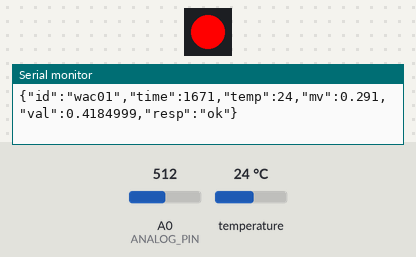
Bench run of a program on a simulated Arduino Micro, built with avr-gcc and run on an emulated ATmega32U4. Shown: 1 RGB LEDs in strip order, left to right, the last lines printed to the serial monitor. The inputs (shaded band) are chosen by the test bench; at power-on: A0 (ANALOG_PIN) = 512, temperature 24 °C.

Above: at 1.7 s.
1.8 s: A0 (ANALOG_PIN) set to 802
At 5.4 s:
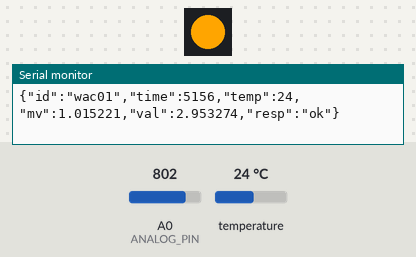
5.7 s: A0 (ANALOG_PIN) set to 836
At 7.9 s:
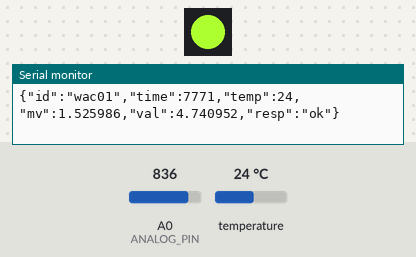
Timing chart, 0 to 26.7 s (numbered marks = the images above; inputs shaded):
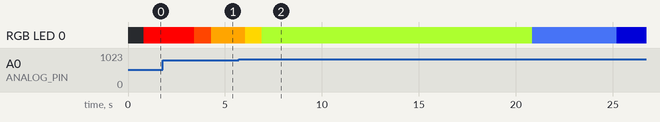

Measured:
- the behaviour switches between 818 and 819 on A0 (ANALOG_PIN) (found by bisection; images 1 and 2)

The program:

main.cpp
```cpp
#include <Arduino.h>
#include <ArduinoJson.h>
#include <SoftwareSerial.h>
#include <OneWire.h>
#include <DallasTemperature.h>
#include <FastLED.h>


/*----------------
    Defines
-----------------*/
#define SENSOR_PH_1    1 // sensor ph gravity
#define SENSOR_PH_2    2 // sensor ph gravity  lab
#define SENSOR_PH_3    3 // sensor ph aliexpres
#define SENSOR_PH_OPR  4 // sensor ph gravity
#define SENSOR_DO_1    5 // sensor DO atlas scientific
#define SENSOR_DO_2    6 // sensor DO gravity
#define SENSOR_NO3     7 // sensor NO3 aliexpress

#define ANALOG_PIN   A0
#define DOTX         A1 // sensor DO atlas scientific
#define DORX         A2 // sensor DO atlas scientific
#define LED_PIN      A3// on board led
#define TEMP_PIN     6
#define RGB_PIN      4

#define N_SAMPLES   10
#define BAUDRATE    9600
#define SAMPLE_TIME 100
#define RESET       asm("jmp 0x0000")
#define VERSION     "V 1.0.1" // Version (mayor, minor, patch, build)

#define NUM_LEDS  1


#define MV_OFFSET 0.6
#define MV_M      3.5

#define DEBUG     1

#define IDLE    0
#define RUNNING 1

//----------------------------
//    Instances
//----------------------------
const size_t capacity_rx = JSON_OBJECT_SIZE(5) + 50;
DynamicJsonDocument doc_rx(capacity_rx);
const char* json_rx = "{\"cmd\":\"mode\",\"arg\":1}";
DeserializationError error_rx;


SoftwareSerial Serial_DO(DOTX,DORX);
OneWire ow(TEMP_PIN);              //bus de onewire
DallasTemperature temp_sens(&ow); //sensor de temperatura
CRGB rgb_strip[NUM_LEDS];         //RGB strip


/*----------------
    VARIABLES
----------------*/
//Parse var
const char* cmd;
int arg = 0;

//Sensor variables
int val_raw       = 0;
float val_avr     = 0.0;
float val_sensor  = 0.0;
float val_mv      = 0.0;

float m = MV_M;
float n = MV_OFFSET;

float temp        = 0.0;
float temp_avr    = 0.0;

String do_string = "";
bool sensor_string_complete= false;

const char* response = "ok";

int state           = RUNNING;
long sample_time    = SAMPLE_TIME;
uint8_t sensor_type = SENSOR_PH_1;

/*----------------
    FUNCTIONS
----------------*/
void getDOAtlas();
void getAnalogSensor();
void getTemp();
void readSensors();
void pubSensors();
void setSensorType(uint8_t new_type);
void setSampleTime(long new_time);
void setOffset(float new_n);
void setSlope(float new_m);
void processCmd();
void updateColor(int val);

void setup()
{
  Serial.begin(9600);
  delay(10);
  Serial_DO.begin(9600);
  do_string.reserve(30);
  delay(10);

  FastLED.addLeds<NEOPIXEL,RGB_PIN>(rgb_strip,NUM_LEDS);
  pinMode(RGB_PIN,OUTPUT);

  temp_sens.begin();
}

void loop()
{
  readSensors();
  updateColor(int(val_sensor));
  pubSensors();
  delay(sample_time);
  if( Serial.available() > 0 ){ processCmd(); }
}

void readSensors()
{
  if(sensor_type == SENSOR_DO_1 ) { getDOAtlas();}
  else{ getAnalogSensor();}
  getTemp();
  response = "ok";
}

void updateColor(int val)
{
  int v = constrain(val, 0, 15);
  switch (v) {
    case 0:
      rgb_strip[0] = CRGB::Red;
      break;
    case 1:
      rgb_strip[0] = CRGB::OrangeRed;
      break;
    case 2:
      rgb_strip[0] = CRGB::Orange;
      break;
    case 3:
      rgb_strip[0] = CRGB::Gold;
      break;
    case 4:
      rgb_strip[0] = CRGB::GreenYellow;
      break;
    case 5:
      rgb_strip[0] = CRGB::GreenYellow;
      break;
    case 6:
      rgb_strip[0] = CRGB::GreenYellow;
      break;
    case 7:
      rgb_strip[0] = CRGB::GreenYellow;
      break;
    case 8:
      rgb_strip[0] = CRGB::GreenYellow;
      break;
    case 9:
      rgb_strip[0] = CRGB::GreenYellow;
      break;
    case 10:
      rgb_strip[0] = CRGB::RoyalBlue;
      break;
    case 11:
      rgb_strip[0] = CRGB::DarkBlue;
      break;
    case 12:
      rgb_strip[0] = CRGB::DarkSlateBlue;
      break;
    case 13:
      rgb_strip[0] = CRGB::DarkOrchid;
      break;
    case 14:
      rgb_strip[0] = CRGB::Indigo;
      break;
    default:
      rgb_strip[0] = CRGB::Black;
      break;
  }
  FastLED.show();
}

void pubSensors()
{

  StaticJsonDocument<128> doc_tx;

  doc_tx["id"]    = "wac01";
  doc_tx["time"]  = millis();
  doc_tx["temp"]  = temp;
  doc_tx["mv"]    = val_mv;
  doc_tx["val"]   = val_sensor;
  doc_tx["resp"]  = response ;

  String json;
  serializeJson(doc_tx, json);
  Serial.println(json);
  Serial.println("");

}

void getAnalogSensor()
{
  val_raw =   analogRead(ANALOG_PIN);
  val_avr = val_avr*0.94 + val_raw*0.06;

  val_mv      = 5.0 * ( val_avr/ 1024.0);
  val_sensor  = MV_M*val_mv-MV_OFFSET;
  if(val_sensor < 0){ val_sensor = 0; }

}

void getDOAtlas()
{
    while (Serial_DO.available() > 0 && !sensor_string_complete)
    {                                                  //if we see that the Atlas Scientific product has sent a character
      char inchar = (char)Serial_DO.read();              //get the char we just received
      do_string += inchar;                           //add the char to the var called sensorstring
      if (inchar == '\r')
      {                                                //if the incoming character is a <CR>
        sensor_string_complete = true;                 //set the flag
        if(DEBUG) Serial.println(do_string);
      }
    }
    if (sensor_string_complete == true)
    {
      if (isdigit(do_string[1]))
      {
        if(DEBUG)Serial.println(do_string.toFloat());
        val_sensor = do_string.toFloat();
      }
      do_string = "";                                //clear the string
      sensor_string_complete = false;
    }
                     //reset the flag used to tell if we have received a completed string from the Atlas Scientific product
}

void getTemp()
{
  //Serial.print("getting temp: ");
  temp_sens.requestTemperatures();
  temp  = temp_sens.getTempCByIndex(0);
  //Serial.println(t);
  if (isnan(temp)){temp = 0.0;}

}

void setOffset(float new_n)
{
  n = new_n;
  response = "n_ok";
}

void setSlope(float new_m)
{
  m = new_m;
  response = "m_ok";
}

void setSampleTime(long new_time)
{
  sample_time = new_time;
}

void setSensorType(uint8_t new_type)
{
  sensor_type = new_type;
  response = "type_ok";
}

void processCmd()
{
  //check for error
  error_rx = deserializeJson(doc_rx, Serial);
  if (error_rx && DEBUG)
  {
    Serial.println("testing");
    Serial.print(F("deserializeJson() failed: "));
    Serial.println(error_rx.c_str());
    return;
  }

  //parsing incoming msg
  cmd = doc_rx["cmd"];
  arg = doc_rx["arg"];
  //Serial.println("Mensaje recibido");
  //prossesing incoming command
  if(strcmp(cmd,"offset")==0)
  {
    setOffset(float(arg));
    pubSensors();
  }
  else if(strcmp(cmd,"slope")==0)
  {
    setSlope(float(arg));
    pubSensors();
  }
  else if(strcmp(cmd,"time")==0)
  {
    setSampleTime(long(arg));
    pubSensors();
  }
  else if(strcmp(cmd,"type")==0)
  {
    setSensorType(uint8_t(arg));
    pubSensors();
  }
  else if(strcmp(cmd,"reset")==0)
  {
    RESET;
  }
  else
  {
    if(DEBUG){Serial.println("Command not valid");}
  }
  cmd = "";
}
```
